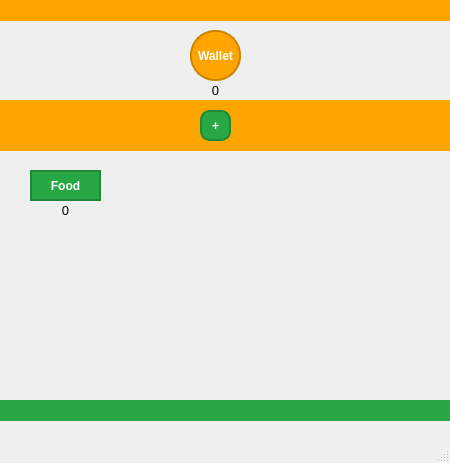
<?xml version="1.0" encoding="UTF-8"?>
<ui version="4.0">
 <class>MainWindow</class>
 <widget class="QMainWindow" name="MainWindow">
  <property name="geometry">
   <rect>
    <x>0</x>
    <y>0</y>
    <width>450</width>
    <height>463</height>
   </rect>
  </property>
  <property name="windowTitle">
   <string>MainWindow</string>
  </property>
  <widget class="QWidget" name="centralwidget">
   <widget class="QPushButton" name="pushButton">
    <property name="geometry">
     <rect>
      <x>190</x>
      <y>30</y>
      <width>51</width>
      <height>51</height>
     </rect>
    </property>
    <property name="styleSheet">
     <string notr="true">QPushButton {
    border-radius: 25px; 
    background-color: #ffa500; 
    color: white;
    font-weight: bold; 
    border: 2px solid #cc8400; 
}
QPushButton:hover {
    background-color: #cc8400; 
}
QPushButton:pressed {
    background-color: #ff7f00;
}
</string>
    </property>
    <property name="text">
     <string>Wallet</string>
    </property>
   </widget>
   <widget class="QPushButton" name="pushButton_2">
    <property name="geometry">
     <rect>
      <x>30</x>
      <y>170</y>
      <width>71</width>
      <height>31</height>
     </rect>
    </property>
    <property name="styleSheet">
     <string notr="true">QPushButton {
    background-color: #28a745;
    color: white;
    font-weight: bold; 
    border: 2px solid #218838; 
}
QPushButton:hover {
    background-color: #218838;
}
QPushButton:pressed {
    background-color: #1e7e34; 
}
</string>
    </property>
    <property name="text">
     <string>Food</string>
    </property>
   </widget>
   <widget class="QLabel" name="label1">
    <property name="geometry">
     <rect>
      <x>170</x>
      <y>80</y>
      <width>91</width>
      <height>21</height>
     </rect>
    </property>
    <property name="styleSheet">
     <string notr="true">QLabel {
    font-size: 10pt;     
    text-align: center;   
    color: black;        
}
</string>
    </property>
    <property name="text">
     <string>&lt;html&gt;&lt;head/&gt;&lt;body&gt;&lt;p align=&quot;center&quot;&gt;0&lt;/p&gt;&lt;/body&gt;&lt;/html&gt;</string>
    </property>
   </widget>
   <widget class="QLabel" name="label2">
    <property name="geometry">
     <rect>
      <x>30</x>
      <y>200</y>
      <width>71</width>
      <height>21</height>
     </rect>
    </property>
    <property name="styleSheet">
     <string notr="true">QLabel {
    font-size: 10pt;     
    text-align: center;   
    color: black;        
}
</string>
    </property>
    <property name="text">
     <string>&lt;html&gt;&lt;head/&gt;&lt;body&gt;&lt;p align=&quot;center&quot;&gt;0&lt;/p&gt;&lt;/body&gt;&lt;/html&gt;</string>
    </property>
   </widget>
   <widget class="QWidget" name="widget" native="true">
    <property name="geometry">
     <rect>
      <x>0</x>
      <y>100</y>
      <width>451</width>
      <height>51</height>
     </rect>
    </property>
    <property name="styleSheet">
     <string notr="true">QWidget{
background-color: #ffa500;
}</string>
    </property>
    <widget class="QPushButton" name="AddButton">
     <property name="geometry">
      <rect>
       <x>200</x>
       <y>10</y>
       <width>31</width>
       <height>31</height>
      </rect>
     </property>
     <property name="styleSheet">
      <string notr="true">QPushButton {
    border-radius: 10px;
    background-color: #28a745;
    color: white;
    font-weight: bold; 
    border: 2px solid #218838; 
}
QPushButton:hover {
    background-color: #218838;
}
QPushButton:pressed {
    background-color: #1e7e34; 
}
</string>
     </property>
     <property name="text">
      <string>+</string>
     </property>
    </widget>
   </widget>
   <widget class="QWidget" name="widget2" native="true">
    <property name="geometry">
     <rect>
      <x>0</x>
      <y>0</y>
      <width>451</width>
      <height>21</height>
     </rect>
    </property>
    <property name="styleSheet">
     <string notr="true">QWidget{
background-color: #ffa500;
}</string>
    </property>
   </widget>
   <widget class="QWidget" name="widget3" native="true">
    <property name="geometry">
     <rect>
      <x>0</x>
      <y>400</y>
      <width>451</width>
      <height>21</height>
     </rect>
    </property>
    <property name="styleSheet">
     <string notr="true">QWidget{
background-color: #28a745;
}</string>
    </property>
   </widget>
   <widget class="QLabel" name="totalExpensesLabel">
    <property name="geometry">
     <rect>
      <x>28</x>
      <y>50</y>
      <width>101</width>
      <height>20</height>
     </rect>
    </property>
    <property name="text">
     <string/>
    </property>
   </widget>
  </widget>
  <widget class="QMenuBar" name="menubar">
   <property name="geometry">
    <rect>
     <x>0</x>
     <y>0</y>
     <width>450</width>
     <height>22</height>
    </rect>
   </property>
  </widget>
  <widget class="QStatusBar" name="statusbar"/>
 </widget>
 <resources/>
 <connections/>
</ui>
